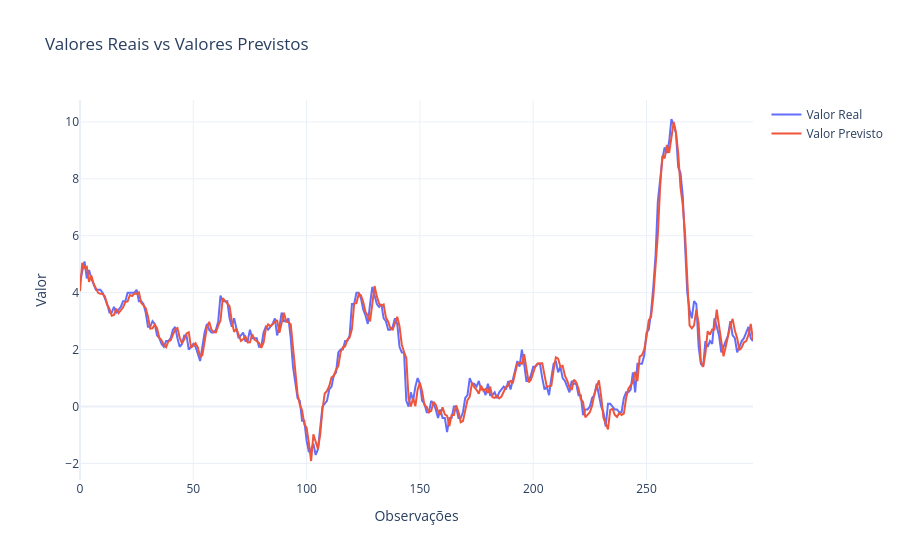

Write notebook code for a chart like this one.
### Code cell
import plotly.graph_objects as go
import numpy as np

# Valores reais
y_real = y

# Valores previstos
y_pred = clf1.predict(X)

# Criar eixo temporal/index
x_axis = np.arange(len(y_real))

# Construir gráfico
fig = go.Figure()

# Linha dos valores reais
fig.add_trace(
    go.Scatter(
        x=x_axis,
        y=y_real,
        mode='lines',
        name='Valor Real'
    )
)

# Linha dos valores previstos
fig.add_trace(
    go.Scatter(
        x=x_axis,
        y=y_pred,
        mode='lines',
        name='Valor Previsto'
    )
)

# Layout
fig.update_layout(
    title='Valores Reais vs Valores Previstos',
    xaxis_title='Observações',
    yaxis_title='Valor',
    template='plotly_white',
    hovermode='x unified'
)

fig.show()

### Figure 1 — Plotly figure (JSON) as saved in the notebook; plotly's stock layout.template omitted (floating-point values rounded to 4 significant figures; data arrays with more than 128 entries replaced by an {"elided": "..."} marker saying what was removed)
{"data": [{"mode": "lines", "name": "Valor Real", "type": "scatter", "x": {"elided": "298 int values"}, "y": {"elided": "298 float values"}}, {"mode": "lines", "name": "Valor Previsto", "type": "scatter", "x": {"elided": "298 int values"}, "y": {"elided": "298 float values"}}], "layout": {"hovermode": "x unified", "title": {"text": "Valores Reais vs Valores Previstos"}, "xaxis": {"title": {"text": "Observações"}}, "yaxis": {"title": {"text": "Valor"}}}}
